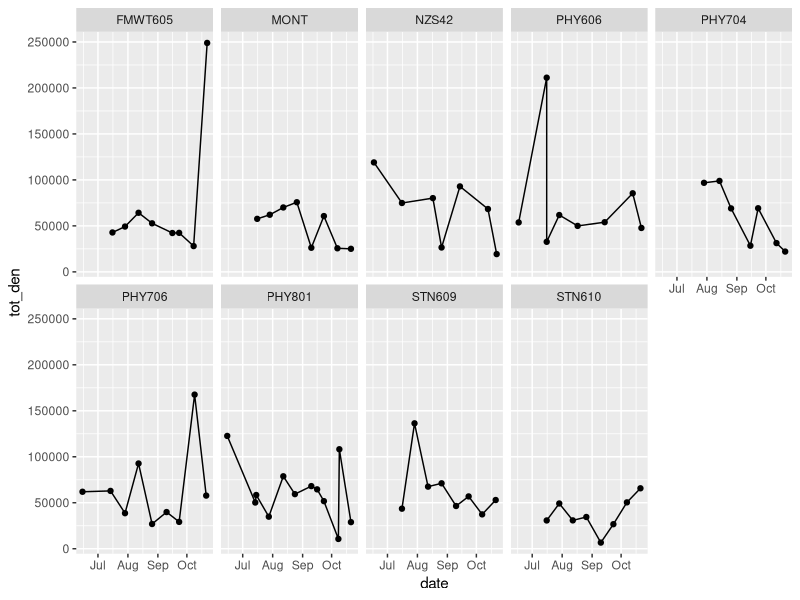
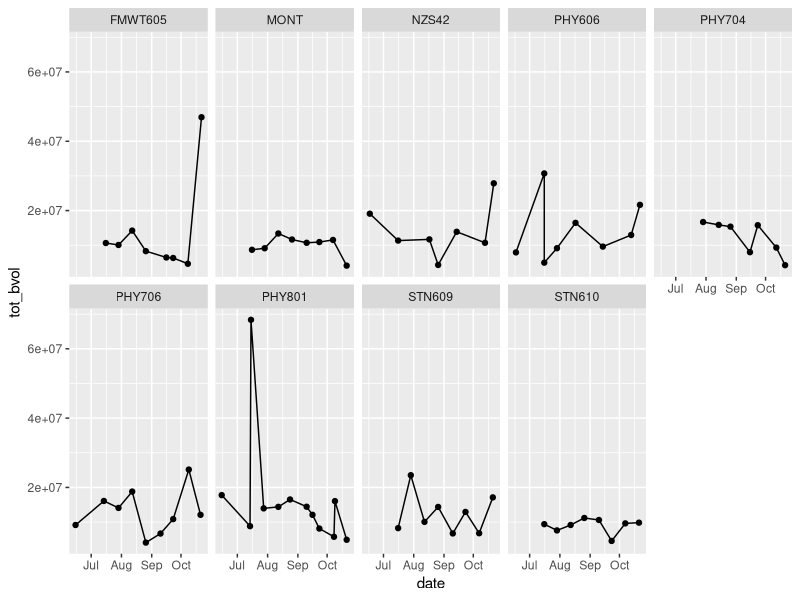

These charts were generated, in order, by the following R code:
#SMSCG
#phytoplantkon
#data visualizations

#Note: refer to DSRS plotting code
#also compare DFW and EMP samples where possible

#total organisms per ml
#total biovolume per ml
#both responses by major taxonomic group (likely phylum)
#maybe nmds by region

#NOTE: don't forget to compare data with notes about some samples not looking not well preserved

#load packages
library(tidyverse)
library(ggplot2)

# 1. Read in the Data----------------------------------------------
# Dataset is on SharePoint site for the SMSCG action

# Define path on SharePoint site for data
sharepoint_path <- normalizePath(
  file.path(
    Sys.getenv("USERPROFILE"),
    "California Department of Water Resources/SMSCG - Summer Action - Data/Phytoplankton"
  )
)  

phyto_vis<-read_csv("SMSCG_phytoplankton_formatted_2020.csv")
#looks like column types are all correct, even date and time

#look at station names
sort(unique(phyto_vis$station))
#names are mostly, but not completely, unique
#fix this one because it's needed: "STN 610" vs "STN610"
#the rest will be filtered out: 
#"C3A" "C3A-Hood" "C3A-HOOD"
#"D16"  "D16-Twitchell"
#"E26" vs "EZ6" 

#remove spaces from all station names, which will remove the redundant versions of 610
phyto_vis$station2<-str_replace_all(phyto_vis$station, " ", "")

#EMP stations: Subset to just the four relevant to SMSCG
#Two different naming systems for stations: EMP (DFW)
#D22 (NZ064), D4 (NZ060), NZ032 (NZ032), NZS42 (NZS42)

#create data frame that groups names of stations that represent the same general location and adds the three broad regions
#RV = Sacramento River, ME = East Suisun Marsh, MW = West Suisun Marsh
station_key <- data.frame(
  station2 = c("STN706", "FMWT706", "NZ064", "D22","STN704","FMWT704","STN801", "FMWT802", "NZ060", "D4","STN609","MONT","STN610","FMWT605", "STN606","FMWT606","NZ032","NZS42"),
  station_comb = c(rep("PHY706", 4), rep("PHY704",2), rep("PHY801", 4),"STN609","MONT","STN610", "FMWT605", rep("PHY606",3),"NZS42"),
  region = c(rep("RV",10), rep("ME",3), rep("MW",5))
)
glimpse(station_key)

#join the sample data and the new station/region data
#by using inner_join, only the SMSCG relevant stations are kept
phyto_gates<- inner_join(phyto_vis,station_key) 

#look at number of samples per station
s_samp_count<-phyto_gates %>% 
  distinct(station_comb, date) %>% 
  group_by(station_comb) %>% 
  summarize(count = n())  
#generally 7-8 as expected 

#look at number of samples per region
r_samp_count<-phyto_gates %>% 
  distinct(region, date) %>% 
  group_by(region) %>% 
  summarize(count = n())  
#twice as many samples in river as east marsh
#west marsh intermediate in sample number

#summarize density and biovolume data by sample (station x date combo)
#so sum all the taxon specific densities and biovolumes within a sample
phyto_sum<-phyto_gates %>% 
  group_by(region, station_comb, station2, date) %>% 
  summarize(
    tot_den = sum(organisms_per_ml)
    ,tot_bvol = sum(biovolume_per_ml)
  )


#plot total phytoplankton density by station and region
(plot_st_tot_den <-ggplot(phyto_sum, aes(x=date, y=tot_den))+ #specified what to plot on the x and y axes
    geom_line() + 
    geom_point() + 
    facet_wrap(~station_comb, nrow=2)
  )

#plot total phytoplankton biovolume by station and region
(plot_st_tot_bvol <-ggplot(phyto_sum, aes(x=date, y=tot_bvol))+ #specified what to plot on the x and y axes
    geom_line() + 
    geom_point() + 
    facet_wrap(~station_comb, nrow=2)
)
